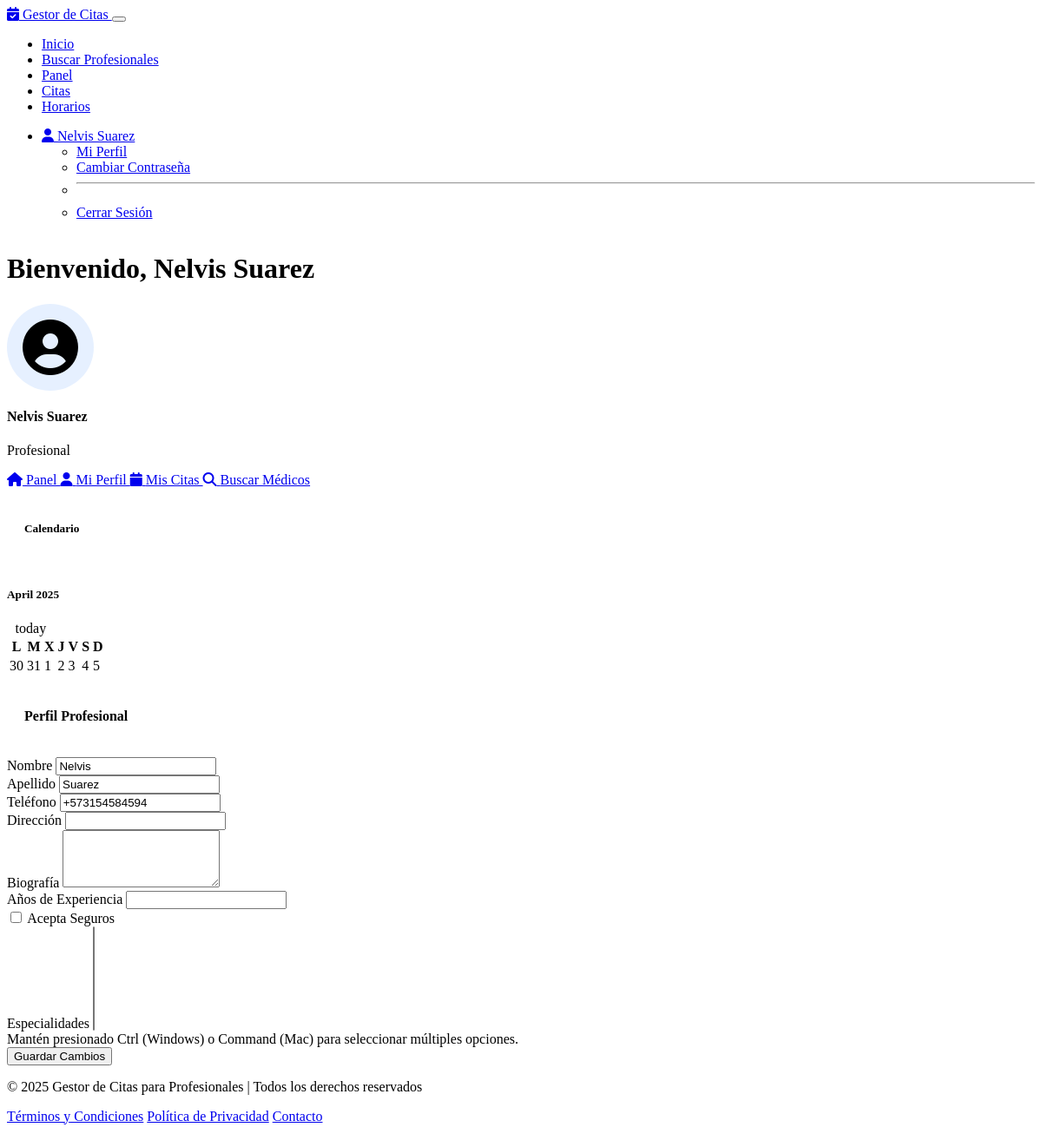
The app's page /professional/profile (signed in) with its own data.
### models.py (models this page shows, shortened)
class User(UserMixin, db.Model):
    id = db.Column(db.Integer, primary_key=True)
    username = db.Column(db.String(64), unique=True, nullable=False, index=True)
    email = db.Column(db.String(120), unique=True, nullable=False, index=True)
    password_hash = db.Column(db.String(256), nullable=False)
    first_name = db.Column(db.String(64), nullable=False)
    last_name = db.Column(db.String(64), nullable=False)
    phone = db.Column(db.String(20))
    role = db.Column(db.String(20), nullable=False, default='client')
    created_at = db.Column(db.DateTime, default=datetime.utcnow)
    is_active = db.Column(db.Boolean, default=True)
    last_login = db.Column(db.DateTime)
    professional = db.relationship('Professional', uselist=False, back_populates='user', cascade='all, delete-orphan')
    client = db.relationship('Client', uselist=False, back_populates='user', cascade='all, delete-orphan')
    def is_professional(self):
        return self.role == 'professional'
    def is_client(self):
        return self.role == 'client'

### routes/professional.py (the view)
@professional_bp.route('/profile', methods=['GET', 'POST'])
@login_required
def profile():
    if not current_user.is_professional():
        flash('No tienes permisos para acceder a esta página', 'danger')
        return redirect(url_for('main.index'))
    professional = Professional.query.filter_by(user_id=current_user.id).first()
    if not professional:
        professional = Professional(user_id=current_user.id)
        db.session.add(professional)
        db.session.commit()
    all_specialties = Specialty.query.order_by(Specialty.name).all()
    form = ProfessionalProfileForm()
    form.specialties.choices = [(s.id, s.name) for s in all_specialties]
    if form.validate_on_submit():
        current_user.first_name = form.first_name.data
        current_user.last_name = form.last_name.data
        current_user.phone = form.phone.data
        professional.address = form.address.data
        professional.bio = form.bio.data
        professional.years_experience = form.years_experience.data
        professional.accepts_insurance = form.accepts_insurance.data
        professional.specialties = [Specialty.query.get(spec_id) for spec_id in form.specialties.data]
        db.session.commit()
        flash('Perfil actualizado correctamente', 'success')
        return redirect(url_for('professional.profile'))
    elif request.method == 'GET':
        form.first_name.data = current_user.first_name
        form.last_name.data = current_user.last_name
        form.phone.data = current_user.phone
        form.address.data = professional.address
        form.bio.data = professional.bio
        form.years_experience.data = professional.years_experience
        form.accepts_insurance.data = professional.accepts_insurance
        form.specialties.data = [s.id for s in professional.specialties]
    return render_template('profile.html',
                          form=form,
                          user=current_user,
                          professional=professional,
                          is_professional=True)

### forms.py
class ProfessionalProfileForm(FlaskForm):
    first_name = StringField('Nombre', validators=[DataRequired(), Length(min=2, max=64)])
    last_name = StringField('Apellido', validators=[DataRequired(), Length(min=2, max=64)])
    phone = StringField('Teléfono', validators=[Optional(), Length(min=6, max=20)])
    address = StringField('Dirección', validators=[Optional(), Length(max=200)])
    bio = TextAreaField('Biografía', validators=[Optional(), Length(max=1000)])
    years_experience = IntegerField('Años de Experiencia', validators=[Optional()])
    specialties = SelectMultipleField('Especialidades', coerce=int)
    accepts_insurance = BooleanField('Acepta Seguros')
    submit = SubmitField('Guardar Cambios')

### app.py (called while the page is built)
@login_manager.user_loader
def load_user(user_id):
    from models import User
    from sqlalchemy.exc import PendingRollbackError
    try:
        return User.query.get(int(user_id))
    except PendingRollbackError:
        db.session.rollback()
        return User.query.get(int(user_id))

### templates/profile.html (shortened to what this page needs)
{% extends 'base.html' %}
{% block content %}
<div class="container">
    <h1 class="mb-4">Bienvenido, {{ user.first_name }} {{ user.last_name }}</h1>
    <div class="row">
        <div class="col-md-3 mb-4">
            <div class="card border-0 bg-dark shadow-sm mb-4">
                <div class="card-body text-center">
                    <div class="mb-3">
                        <div class="avatar-circle mx-auto" style="width: 100px; height: 100px;">
                            <i class="fas fa-user-circle fa-4x text-info"></i>
                        </div>
                    </div>
                    <h4>{{ user.first_name }} {{ user.last_name }}</h4>
                    <p class="text-muted mb-1">{{ "Paciente" if not is_professional else "Profesional" }}</p>
                </div>
            </div>
            <div class="list-group mb-4">
                <a href="{{ url_for('main.index') }}" class="list-group-item list-group-item-action bg-primary">
                    <i class="fas fa-home me-2"></i> Panel
                </a>
                <a href="{{ url_for('client.profile' if not is_professional else 'professional.profile') }}" class="list-group-item list-group-item-action bg-dark active">
                    <i class="fas fa-user me-2"></i> Mi Perfil
                </a>
                <a href="{{ url_for('client.my_appointments' if not is_professional else 'professional.appointments') }}" class="list-group-item list-group-item-action bg-dark">
                    <i class="fas fa-calendar me-2"></i> Mis Citas
                </a>
                <a href="{{ url_for('main.search') }}" class="list-group-item list-group-item-action bg-dark">
                    <i class="fas fa-search me-2"></i> Buscar Médicos
                </a>
            </div>
            <div class="card border-0 bg-dark shadow-sm">
                <div class="card-header bg-dark border-bottom">
                    <h5 class="mb-0">Calendario</h5>
                </div>
                <div class="card-body">
                    <div class="text-center">
                        <h5 class="text-primary">April 2025</h5>
                        <div class="d-flex justify-content-center">
                            <span class="badge bg-primary">today</span>
                        </div>
                        <table class="table table-sm table-dark small mt-2">
                            <thead>
                                <tr>
                                    <th>L</th><th>M</th><th>X</th><th>J</th><th>V</th><th>S</th><th>D</th>
                                </tr>
                            </thead>
                            <tbody>
                                <tr>
                                    <td>30</td><td>31</td><td>1</td><td>2</td><td>3</td><td>4</td><td>5</td>
                                </tr>
                            </tbody>
                        </table>
                    </div>
                </div>
            </div>
        </div>
        <div class="col-md-8">
            <div class="card border-0 bg-dark shadow-sm">
                <div class="card-header bg-dark border-bottom">
                    <h4 class="mb-0">{% if is_professional %}Perfil Profesional{% else %}Perfil de Cliente{% endif %}</h4>
                </div>
                <div class="card-body">
                    <form method="POST" action="{{ url_for('professional.profile' if is_professional else 'client.profile') }}">
                        <div class="row mb-3">
                            <div class="col-md-6">
                                <label for="{{ form.first_name.id }}" class="form-label">{{ form.first_name.label }}</label>
                                {{ form.first_name(class="form-control") }}
                            </div>
                            <div class="col-md-6">
                                <label for="{{ form.last_name.id }}" class="form-label">{{ form.last_name.label }}</label>
                                {{ form.last_name(class="form-control") }}
                            </div>
                        </div>
                        <div class="mb-3">
                            <label for="{{ form.phone.id }}" class="form-label">{{ form.phone.label }}</label>
                            {{ form.phone(class="form-control") }}
                        </div>
                        <div class="mb-3">
                            <label for="{{ form.address.id }}" class="form-label">{{ form.address.label }}</label>
                            {{ form.address(class="form-control") }}
                        </div>
                        {% if is_professional %}
                            <div class="mb-3">
                                <label for="{{ form.bio.id }}" class="form-label">{{ form.bio.label }}</label>
                                {{ form.bio(class="form-control", rows=4) }}
                            </div>
                            <div class="row mb-3">
                                <div class="col-md-6">
                                    <label for="{{ form.years_experience.id }}" class="form-label">{{ form.years_experience.label }}</label>
                                    {{ form.years_experience(class="form-control") }}
                                </div>
                                <div class="col-md-6">
                                    <div class="form-check mt-4">
                                        {{ form.accepts_insurance(class="form-check-input") }}
                                        <label class="form-check-label" for="{{ form.accepts_insurance.id }}">
                                            {{ form.accepts_insurance.label }}
                                        </label>
                                    </div>
                                </div>
                            </div>
                            <div class="mb-3">
                                <label for="{{ form.specialties.id }}" class="form-label">{{ form.specialties.label }}</label>
                                {{ form.specialties(class="form-select", multiple="multiple", size="5") }}
                                <div class="form-text">Mantén presionado Ctrl (Windows) o Command (Mac) para seleccionar múltiples opciones.</div>
                            </div>
                        {% else %}
                            <div class="mb-3">
                                <label for="{{ form.insurance_info.id }}" class="form-label">{{ form.insurance_info.label }}</label>
                                {{ form.insurance_info(class="form-control") }}
                            </div>
                        {% endif %}
                        <div class="mt-4">
                            {{ form.submit(class="btn btn-primary") }}
                        </div>
                    </form>
                </div>
            </div>
        </div>
    </div>
</div>
{% endblock %}

### templates/base.html (shortened to what this page needs)
<!DOCTYPE html>
<html lang="es" data-bs-theme="dark">
<head>
    <link rel="stylesheet" href="https://cdn.replit.com/agent/bootstrap-agent-dark-theme.min.css">
    <link rel="stylesheet" href="https://cdnjs.cloudflare.com/ajax/libs/font-awesome/6.4.0/css/all.min.css">
    <link rel="stylesheet" href="{{ url_for('static', filename='css/custom.css') }}">
</head>
<body>
    <nav class="navbar navbar-expand-lg navbar-dark bg-dark mb-4">
        <div class="container">
            <a class="navbar-brand" href="{{ url_for('main.index') }}">
                <i class="fas fa-calendar-check"></i> Gestor de Citas
            </a>
            <button class="navbar-toggler" type="button" data-bs-toggle="collapse" data-bs-target="#navbarNav"
                    aria-controls="navbarNav" aria-expanded="false" aria-label="Toggle navigation">
            </button>
            <div class="collapse navbar-collapse" id="navbarNav">
                <ul class="navbar-nav me-auto">
                    <li class="nav-item">
                        <a class="nav-link" href="{{ url_for('main.index') }}">Inicio</a>
                    </li>
                    <li class="nav-item">
                        <a class="nav-link" href="{{ url_for('main.search') }}">Buscar Profesionales</a>
                    </li>
                    {% if current_user.is_authenticated %}
                        {% if current_user.is_client() %}
                            <li class="nav-item">
                                <a class="nav-link" href="{{ url_for('client.my_appointments') }}">Mis Citas</a>
                            </li>
                        {% elif current_user.is_professional() %}
                            <li class="nav-item">
                                <a class="nav-link" href="{{ url_for('professional.dashboard') }}">Panel</a>
                            </li>
                            <li class="nav-item">
                                <a class="nav-link" href="{{ url_for('professional.appointments') }}">Citas</a>
                            </li>
                            <li class="nav-item">
                                <a class="nav-link" href="{{ url_for('professional.schedule') }}">Horarios</a>
                            </li>
                        {% endif %}
                    {% endif %}
                </ul>
                <ul class="navbar-nav">
                    {% if current_user.is_authenticated %}
                        <li class="nav-item dropdown">
                            <a class="nav-link dropdown-toggle" href="#" id="userDropdown" role="button"
                               data-bs-toggle="dropdown" aria-expanded="false">
                                <i class="fas fa-user"></i> {{ current_user.username }}
                            </a>
                            <ul class="dropdown-menu dropdown-menu-end" aria-labelledby="userDropdown">
                                {% if current_user.is_professional() %}
                                    <li><a class="dropdown-item" href="{{ url_for('professional.profile') }}">Mi Perfil</a></li>
                                {% elif current_user.is_client() %}
                                    <li><a class="dropdown-item" href="{{ url_for('client.profile') }}">Mi Perfil</a></li>
                                {% endif %}
                                <li><a class="dropdown-item" href="{{ url_for('auth.change_password') }}">Cambiar Contraseña</a></li>
                                <li><hr class="dropdown-divider"></li>
                                <li><a class="dropdown-item" href="{{ url_for('auth.logout') }}">Cerrar Sesión</a></li>
                            </ul>
                        </li>
                    {% endif %}
                </ul>
            </div>
        </div>
    </nav>
    <main class="container py-4">
        {% block content %}{% endblock %}
    </main>
    <footer class="py-4 bg-dark text-white mt-5">
        <div class="container text-center">
            <p>&copy; 2025 Gestor de Citas para Profesionales | Todos los derechos reservados</p>
            <p class="small">
                <a href="#" class="text-white text-decoration-none me-3">Términos y Condiciones</a>
                <a href="#" class="text-white text-decoration-none me-3">Política de Privacidad</a>
                <a href="#" class="text-white text-decoration-none">Contacto</a>
            </p>
        </div>
    </footer>
</body>
</html>

### static/css/custom.css (style rules this page uses)
body { min-height: 100vh; display: flex; flex-direction: column; }
main { flex: 1 0 auto; }
.badge { font-weight: 500; padding: 0.4em 0.6em; }
.dropdown-menu { min-width: 12rem; }
select[multiple] { height: auto; min-height: 120px; }
footer { margin-top: auto; padding-bottom: 20px; }
.card-header { padding: 1rem 1.25rem; }
.avatar-circle { width: 70px; height: 70px; background-color: rgba(13, 110, 253, 0.1); border-radius: 50%; display: flex; justify-content: center; align-items: center; }

### records on screen
User: username "Nelvis Suarez", first_name "Nelvis", last_name "Suarez", phone "+573154584594"

### other values on screen
{{ "Paciente" if not is_professional else "Profesional" }} "Profesional"
